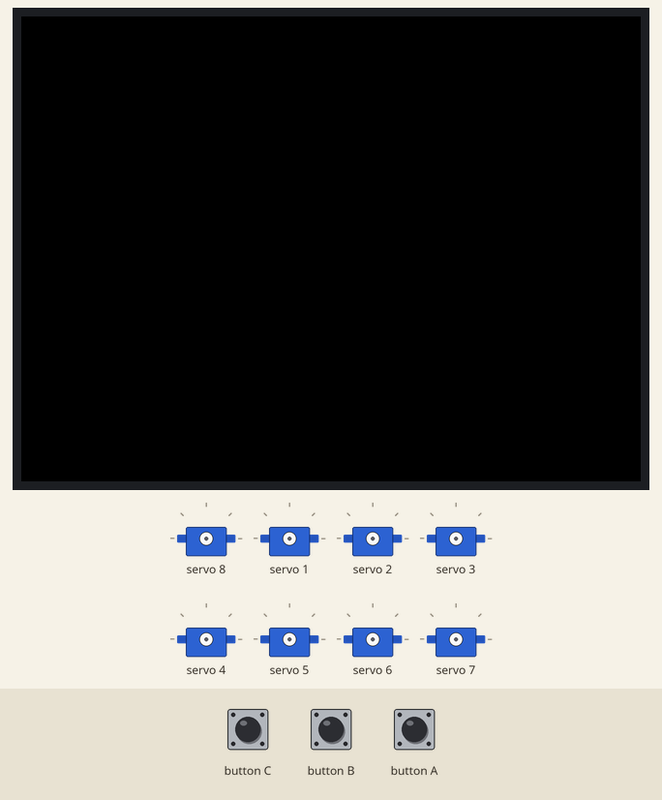
This sketch was run on a simulated ESP32. Shown: 320×240 colour display, 8 × servo. Inputs (shaded band) come from the test bench. What the sketch prints to the serial monitor is not drawn.

Above: at 1.8 s.
1.9 s: button C pressed for 0.15 s
At 2.13 s:
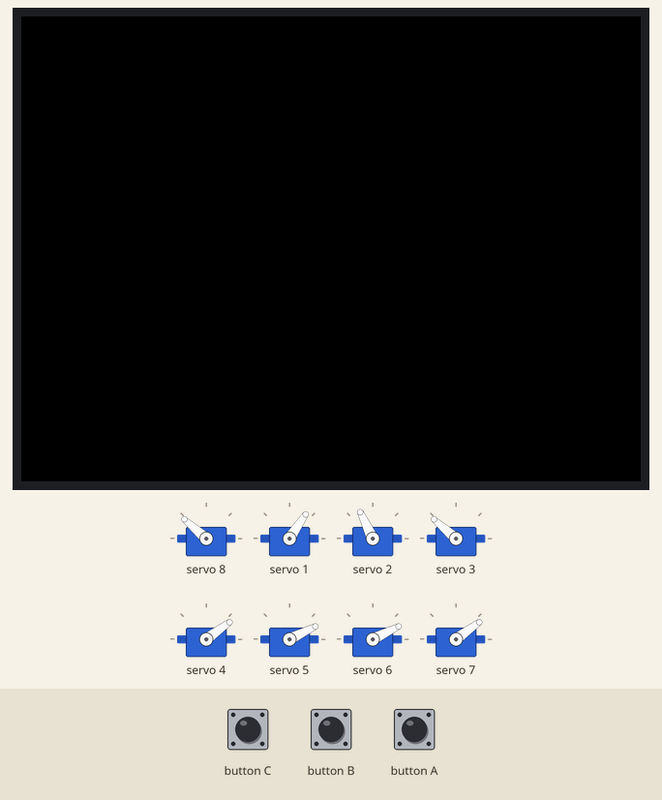
2.6 s: button B pressed for 3.2 s
8.6 s: button C pressed for 3.2 s
At 10.73 s:
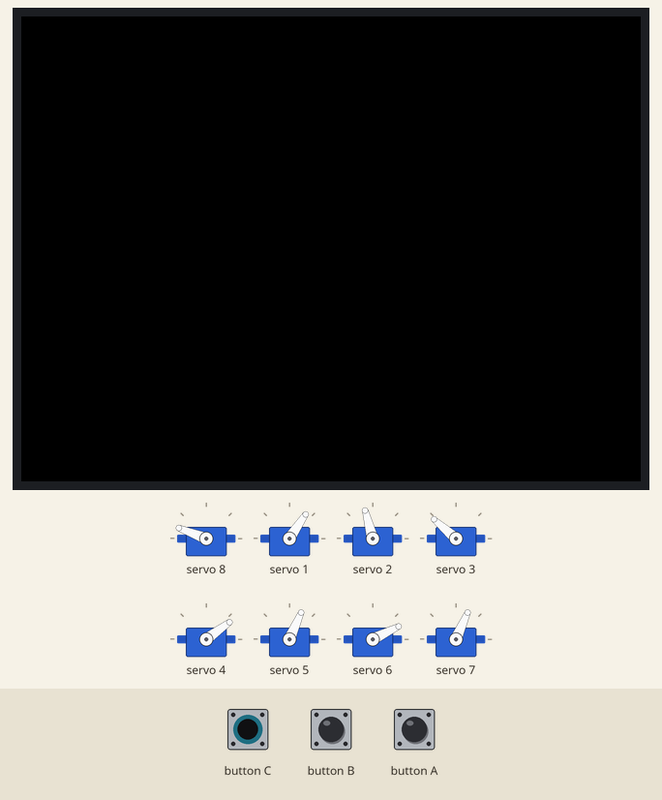
12.4 s: button A pressed for 3.2 s
At 15.3 s:
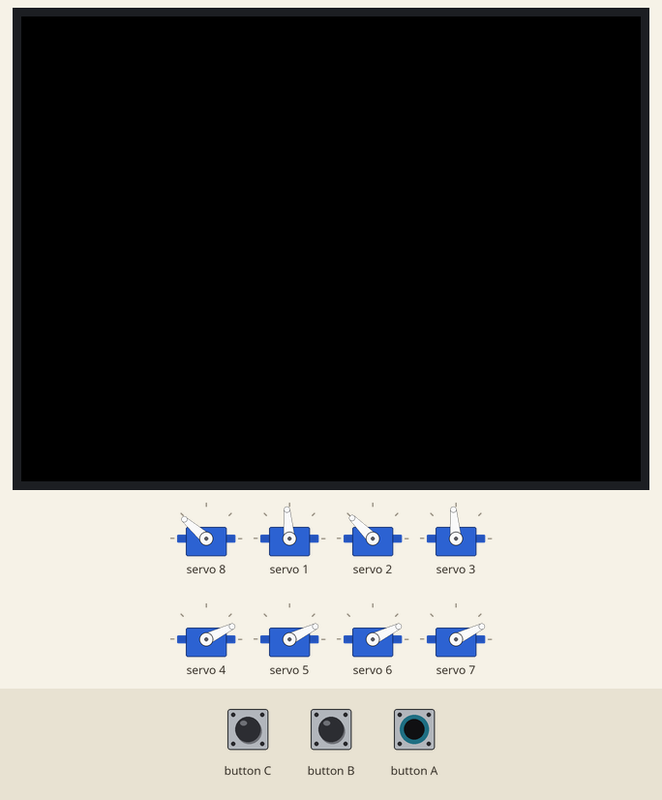
Timing chart, 0 to 16.8 s (numbered marks = the images above; inputs shaded):
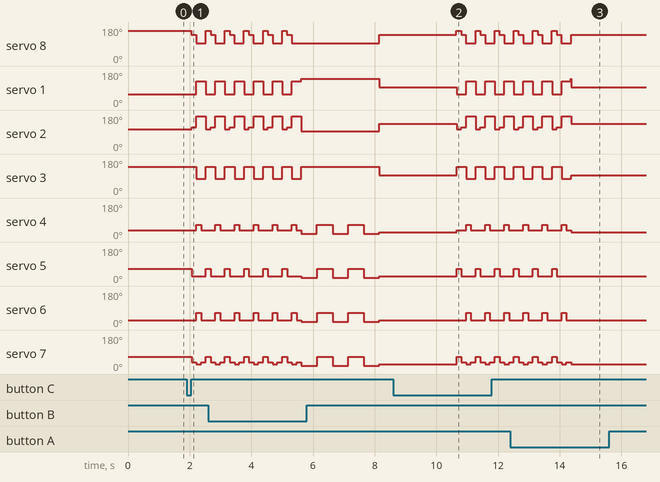

The sketch:

demo.ino
```cpp
#define TIME 150
#include <M5Stack.h>
#include <Wire.h>
#include <Adafruit_PWMServoDriver.h>

#define SERVOMIN 150 // this is the 'minimum' pulse length count (out of 4096)
#define SERVOMAX 600 // this is the 'maximum' pulse length count (out of 4096)
Adafruit_PWMServoDriver pwm = Adafruit_PWMServoDriver();

byte servopin[8]={8,1,2,3,4,5,6,7};
byte pos[8][8]={
  {135,90,130,90,20,20,20,20},
  {90,135,90,135,10,10,10,10},
  {90,135,90,135,60,60,60,60},
  {90,135,90,135,60,60,60,60},

  {155,50,100,135,30,60,20,60},
  {135,50,110,135,30,20,20,30},
  {90,120,170,70,60,20,60,20},
  {90,120,170,70,30,20,20,30}
};

void setup(){
  M5.begin();
  Serial.begin(115200);
  Serial2.begin(115200, SERIAL_8N1, 16, 17);
  pwm.begin();
  pwm.setPWMFreq(60);
  delay(500);
  //Serial2.print("a");
  if(Serial.available()>0){
    Serial.print("start");
  }
}

void loop(){
   //Serial.print("start");
  if(M5.BtnA.wasPressed()){
     //Serial.print("start");
    func1();
  }else if(M5.BtnB.wasPressed()){
    func2();
  }else if(M5.BtnC.wasPressed()){
    func3();
  }
   M5.update();
}

void leg(byte n){
  for(int i=0;i<8;i++){
    servo_write(servopin[i],pos[n][i]);
  }
}

void func1(){
  Serial.print("func1");
  leg(0);
}

void func2(){
  Serial.print("func2");
  leg(1);
  delay(500);
  leg(2);
  delay(500);
  leg(1);
  delay(500);
  leg(2);
  delay(500);
  leg(1);
  delay(500);
  leg(0);
  delay(500);
  Serial2.write("a");
  delay(1000);
  Serial2.write("b");
  delay(1000);
  Serial2.write("s");
}

void func3(){
  Serial.print("func3");
  for(int i=0;i<6;i++){
    leg(4);
    delay(TIME);
    leg(5);
    delay(TIME);
    leg(6);
    delay(TIME);
    leg(7);
    delay(TIME);
  }
    leg(1);

}

void servo_write(int n, int ang){ //動かすサーボと角度を引数に持つ
  ang = map(ang, 0, 180, SERVOMIN, SERVOMAX); //角度（0～180）をPWMのパルス幅（150～600）へ変換
  pwm.setPWM(n, 0, ang);
}
```

Measured:
- after the input at 1.9 s, servo 8: 159° → 139° after 0.16 s, → 95° 0.15 s later, → 159° 0.31 s later; servo 1: 56° → 125° after 0.32 s, → 56° 0.31 s later; servo 2: 105° → 115° after 0.16 s, → 174° 0.15 s later, → 105° 0.31 s later; servo 3: 139° → 75° after 0.32 s, → 139° 0.31 s later; servo 4: 36° → 66° after 0.32 s, → 36° 0.15 s later
- after the input at 8.6 s, servo 8: 139° → 159° after 2.1 s, then repeats every 0.62 s: 139° 0.15 s, 95° 0.31 s, 159° 0.15 s; servo 1: alternates 125° for 0.31 s and 56° for 0.31 s, starting after 2.1 s
- after the input at 12.4 s, servo 5: goes on until 13.9 s, then stays 26°; servo 6: goes on until 14.2 s, then stays 26°
